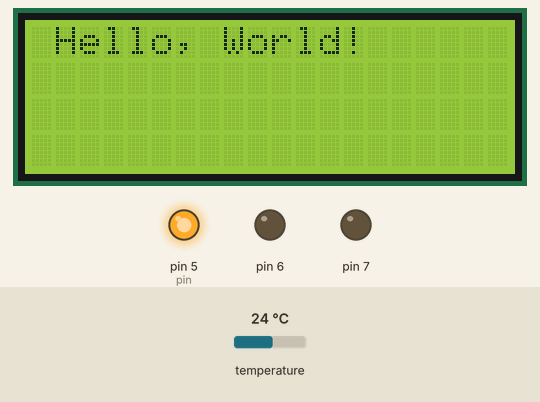
Simulated run of this sketch. Board: Arduino Uno, built with avr-gcc and run on an emulated ATmega328P. Shown: 20×4 character LCD, output pins drawn as LEDs (lit = HIGH). The test bench sets the inputs (shaded band); at power-on: temperature 24 °C. What the sketch prints to the serial monitor is not drawn.

Above: at 0.1 s.
At 5.1 s:
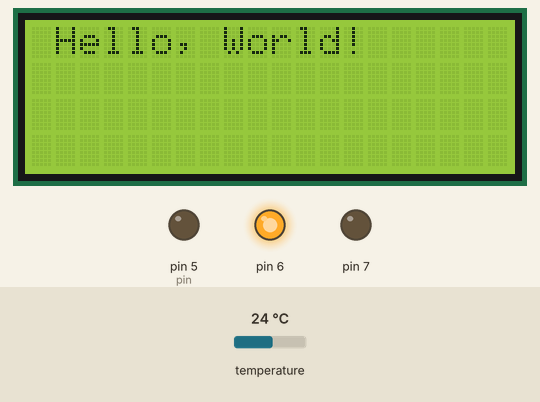
At 10.1 s:
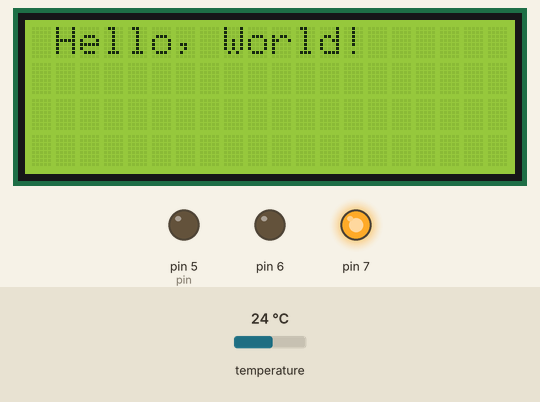
Timing chart, 0 to 126.7 s (numbered marks = the images above):
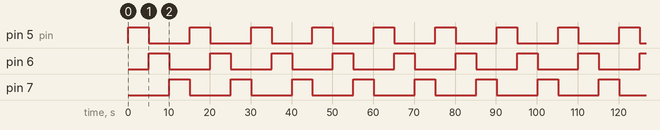

Measured:
- by itself, pin 5 (pin), pin 6, pin 7: alternates HIGH for 5.0 s and LOW for 10.0 s
- by itself, everything shown: repeats every 15.0 s, in 3 steps

The sketch:

cse467_lab_tests.ino
```cpp
#include <LiquidCrystal_I2C.h>
#include <Adafruit_BMP085.h>

LiquidCrystal_I2C lcd(0x27, 20, 4);
Adafruit_BMP085 bmp;

void setup() {
  // put your setup code here, to run once:
  lcd.init();
  lcd.backlight();
  lcd.setCursor(1, 0);
  lcd.print("Hello, World!");

  pinMode(7, OUTPUT);
  pinMode(6, OUTPUT);
  pinMode(5, OUTPUT);

  Serial.begin(9600, SERIAL_8N1);
  if(!bmp.begin())
  {
    Serial.println("Error starting temperature sensor");
    while(true) {}
  }
}

int pin = 5;
void loop() {
  // put your main code here, to run repeatedly:
  Serial.print("Temp = ");
  Serial.print(bmp.readTemperature(), 1);
  Serial.println(" *C");

  for (int i = 5; i <= 7; i++)
  {
    digitalWrite(i, LOW);
  }
  digitalWrite(pin++, HIGH);
  if(pin > 7) {pin = 5;}

  delay(5000);
}
```
